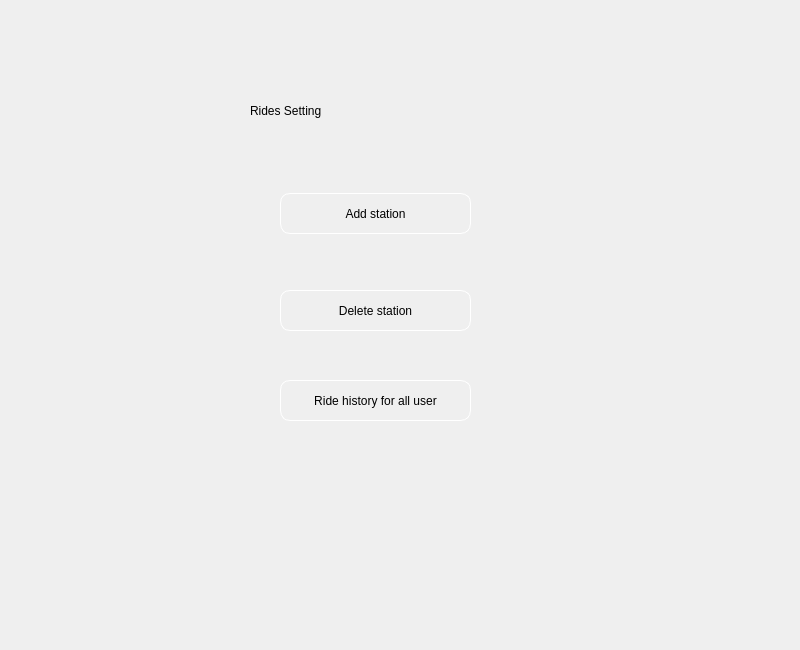
    <widget class="QWidget" name="ride_settings">
     <widget class="QLabel" name="label_26">
      <property name="geometry">
       <rect>
        <x>250</x>
        <y>80</y>
        <width>361</width>
        <height>61</height>
       </rect>
      </property>
      <property name="styleSheet">
       <string notr="true">font: 700 36pt &quot;Times New Roman&quot;;</string>
      </property>
      <property name="text">
       <string>Rides Setting </string>
      </property>
     </widget>
     <widget class="QPushButton" name="pushButton_20">
      <property name="geometry">
       <rect>
        <x>280</x>
        <y>193</y>
        <width>191</width>
        <height>41</height>
       </rect>
      </property>
      <property name="styleSheet">
       <string notr="true">border-radius:10px;
font: 10pt &quot;Segoe UI&quot;;
border:1px solid white;</string>
      </property>
      <property name="text">
       <string>Add station</string>
      </property>
     </widget>
     <widget class="QPushButton" name="pushButton_21">
      <property name="geometry">
       <rect>
        <x>280</x>
        <y>290</y>
        <width>191</width>
        <height>41</height>
       </rect>
      </property>
      <property name="styleSheet">
       <string notr="true">border-radius:10px;
font: 10pt &quot;Segoe UI&quot;;
border:1px solid white;</string>
      </property>
      <property name="text">
       <string>Delete station</string>
      </property>
     </widget>
     <widget class="QPushButton" name="pushButton_22">
      <property name="geometry">
       <rect>
        <x>280</x>
        <y>380</y>
        <width>191</width>
        <height>41</height>
       </rect>
      </property>
      <property name="styleSheet">
       <string notr="true">border-radius:10px;
font: 10pt &quot;Segoe UI&quot;;
border:1px solid white;</string>
      </property>
      <property name="text">
       <string>Ride history for all user</string>
      </property>
     </widget>
     <widget class="QWidget" name="widget_19" native="true">
      <property name="geometry">
       <rect>
        <x>550</x>
        <y>30</y>
        <width>241</width>
        <height>611</height>
       </rect>
      </property>
      <property name="styleSheet">
       <string notr="true">background-image: url(:/QtWidgetsApplication3/download-removebg-preview.png);
background-position: center;
    background-repeat: no-repeat;
</string>
      </property>
     </widget>
    </widget>
